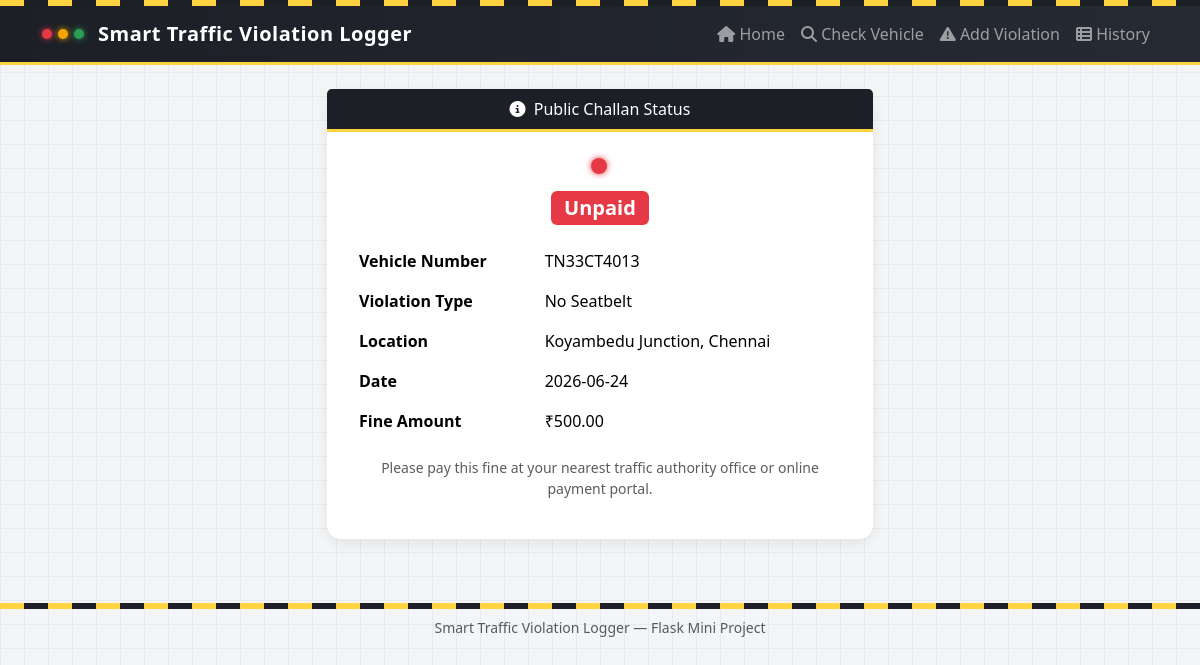
The app's page /status/41cc1d1a-d1da-42cd-bafb-eb562efa79b6 with its own data.
### app.py (models this page shows, shortened)
class Violation(db.Model):
    id = db.Column(db.Integer, primary_key=True)
    challan_id = db.Column(db.String(36), unique=True, nullable=False, default=lambda: str(uuid.uuid4()))
    vehicle_number = db.Column(db.String(20), nullable=False, index=True)
    violation_type = db.Column(db.String(100), nullable=False)
    location = db.Column(db.String(150), nullable=False)
    violation_date = db.Column(db.Date, nullable=False, default=date.today)
    fine_amount = db.Column(db.Float, nullable=False)
    status = db.Column(db.String(10), nullable=False, default="Unpaid")  # Unpaid / Paid
    created_at = db.Column(db.DateTime, default=datetime.utcnow)
    qr_path = db.Column(db.String(255))

### app.py (the view)
@app.route("/status/<challan_id>")
def status_page(challan_id):
    violation = Violation.query.filter_by(challan_id=challan_id).first_or_404()
    return render_template("status.html", v=violation)

### templates/status.html (shortened to what this page needs)
{% extends "base.html" %}
{% block content %}
<div class="row justify-content-center">
  <div class="col-md-6">
    <div class="card text-center">
      <div class="card-header card-header-signal">
        <i class="fa-solid fa-circle-info me-1"></i> Public Challan Status
      </div>
      <div class="card-body p-4">
        <span class="signal-dot {{ 'green' if v.status=='Paid' else 'red' }}" style="width:16px;height:16px;"></span>
        <h3 class="mt-2 mb-3">
          <span class="badge {{ 'badge-paid' if v.status == 'Paid' else 'badge-unpaid' }} fs-5">{{ v.status }}</span>
        </h3>
        <table class="table table-borderless text-start">
          <tr><th>Vehicle Number</th><td>{{ v.vehicle_number }}</td></tr>
          <tr><th>Violation Type</th><td>{{ v.violation_type }}</td></tr>
          <tr><th>Location</th><td>{{ v.location }}</td></tr>
          <tr><th>Date</th><td>{{ v.violation_date }}</td></tr>
          <tr><th>Fine Amount</th><td>₹{{ "%.2f"|format(v.fine_amount) }}</td></tr>
        </table>
        {% if v.status == 'Unpaid' %}
        <p class="text-muted small">Please pay this fine at your nearest traffic authority office or online payment portal.</p>
        {% else %}
        <p class="text-success small"><i class="fa-solid fa-circle-check"></i> This fine has been paid. No further action needed.</p>
        {% endif %}
      </div>
    </div>
  </div>
</div>
{% endblock %}

### static/css/style.css (style rules this page uses)
:root { --asphalt: #1c1f26; --asphalt-2: #262a33; --signal-red: #e63946; --signal-yellow: #f4a300; --signal-green: #2a9d55; --lane-yellow: #ffd23f; }
body { background-color: #f4f5f7; background-image: linear-gradient(#e9eaee 1px, transparent 1px), linear-gradient(90deg, #e9eaee 1px, transparent 1px); background-size: 24px 24px; font-family: "Segoe UI", Roboto, Arial, sans-serif; color: #222; }
.signal-dot { display: inline-block; width: 10px; height: 10px; border-radius: 50%; margin-right: 2px; }
.signal-dot.red { background: var(--signal-red); box-shadow: 0 0 6px var(--signal-red); }
.card { border: none; border-radius: 14px; box-shadow: 0 4px 14px rgba(0,0,0,0.08); }
.card-header-signal { background: var(--asphalt); color: white; border-radius: 14px 14px 0 0; border-bottom: 3px solid var(--lane-yellow); }
.badge-unpaid { background: var(--signal-red); }

### records on screen
Violation: status "Unpaid", vehicle_number "TN33CT4013", violation_type "No Seatbelt", location "Koyambedu Junction, Chennai", violation_date "2026-06-24", fine_amount "500.00"
